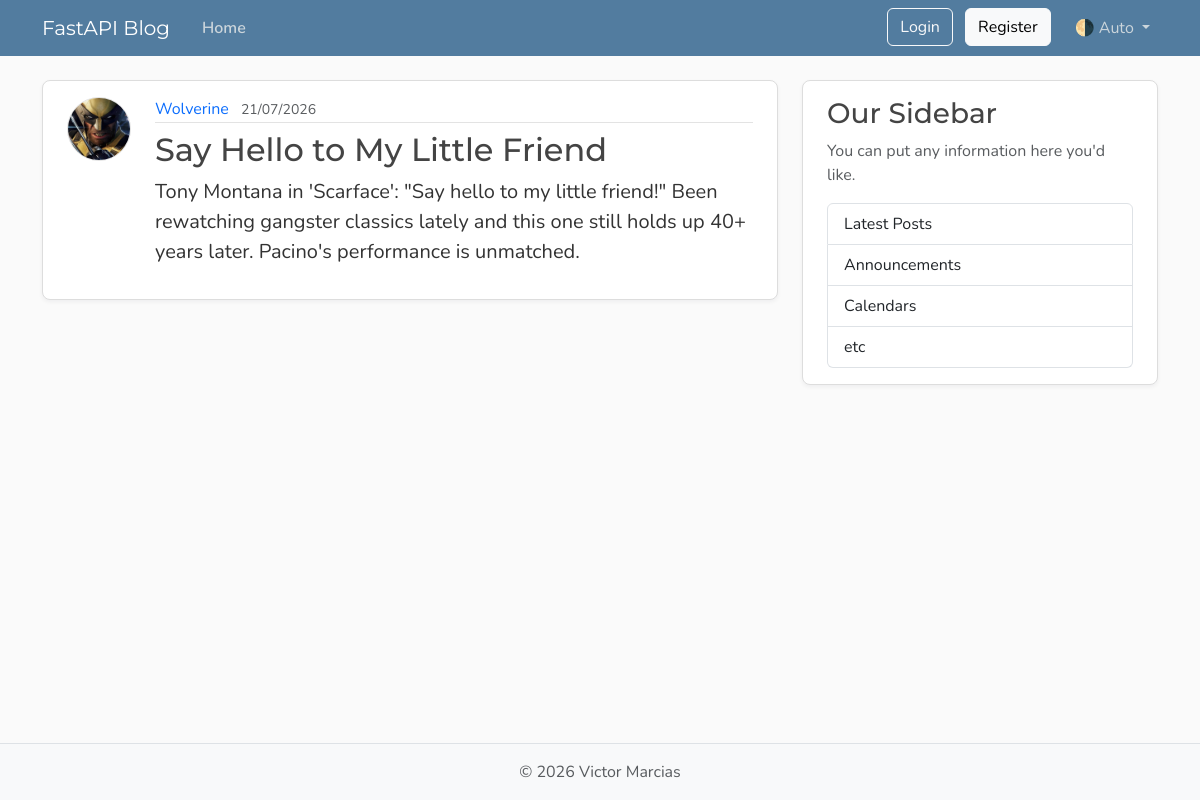
The app's page /posts/44 with its own data.
### models.py (models this page shows, shortened)
class User(Base):
    __tablename__ = "users"
    id: Mapped[int] = mapped_column(Integer, primary_key=True, index=True)
    username: Mapped[str] = mapped_column(String(50), unique=True, nullable=False)
    email: Mapped[str] = mapped_column(String(120), unique=True, nullable=False)
    password_hash: Mapped[str] = mapped_column(String(200), nullable=False)
    image_file: Mapped[str | None] = mapped_column(
        String(200),
        nullable=True,
        default=None,
    )
    posts: Mapped[list[Post]] = relationship(
        back_populates="author",
        cascade="all, delete-orphan"
    )

class Post(Base):
    __tablename__ = "posts"
    id: Mapped[int] = mapped_column(Integer, primary_key=True, index=True)
    title: Mapped[str] = mapped_column(String(100), nullable=False)
    content: Mapped[str] = mapped_column(Text, nullable=False)
    user_id: Mapped[int] = mapped_column(
        ForeignKey("users.id"),
        nullable=False,
        index=True,
    )
    date_posted: Mapped[datetime] = mapped_column(
        DateTime(timezone=True),
        default=lambda: datetime.now(UTC),
    )
    author: Mapped[User] = relationship(back_populates="posts")

### main.py (the view)
@app.get(
    "/posts/{post_id}",
    include_in_schema=False
)
async def post_page(request: Request, post_id: int, db: Annotated[AsyncSession, Depends(get_db)]):
    result = await db.execute(
        select(models.Post)
        .options(selectinload(models.Post.author))
        .where(models.Post.id == post_id)
    )
    post = result.scalars().first()
    if post:
        title = post.title[:50]
        return templates.TemplateResponse(
            request,
            "post.html",
            {"post": post, "title": title},
        )
    raise HTTPException(status_code=status.HTTP_404_NOT_FOUND, detail="Post not found")

### templates/post.html (shortened to what this page needs)
{% extends "layout.html" %}
{% block content %}
<article class="content-section py-3 px-4 mb-4">
  <div class="d-flex align-items-start gap-4">
    <img class="rounded-circle article-img flex-shrink-0" src="{{ post.author.image_path }}"
      alt="{{ post.author.username }}'s profile picture" width="64" height="64" loading="lazy">
    <div class="flex-grow-1">
      <div class="article-metadata mb-2">
        <a class="me-2" href="{{ url_for('user_posts', user_id=post.author.id) }}">{{ post.author.username }}</a>
        <small class="text-body-secondary">{{ post.date_posted.strftime('%d/%m/%Y') }}</small>
      </div>
      <h2 class="article-title">{{ post.title }}</h2>
      <p class="article-content">{{ post.content }}</p>
    </div>
  </div>
</article>
{% endblock content %}

### static/css/main.css (style rules this page uses)
:root { --font-heading: "Montserrat", system-ui, -apple-system, BlinkMacSystemFont, sans-serif; --font-body: "Nunito", system-ui, -apple-system, BlinkMacSystemFont, sans-serif; --color-bg-body: #fafafa; --color-bg-content: #ffffff; --color-text-primary: #333333; --color-text-heading: #444444; --color-steel: #527c9f; --color-nav-link: #cbd5db; --color-nav-link-hover: #ffffff; --color-link-hover: #428bca; --color-border: #dddddd; --color-border-light: #e3e3e3; --spacing-xl: 5rem; --article-img-size: 4rem; --account-img-size: 7.813rem; }
body { font-family: var(--font-body); background: var(--color-bg-body); color: var(--color-text-primary); }
h1, h2, h3, h4, h5, h6 { font-family: var(--font-heading); color: var(--color-text-heading); }
a { text-decoration: none; }
.content-section { background: var(--color-bg-content); border: 1px solid var(--color-border); border-radius: 0.5rem; box-shadow: 0 2px 4px rgba(15, 23, 42, 0.05); transition: box-shadow 0.15s ease, transform 0.15s ease, border-color 0.15s ease; }
.article-title { color: var(--color-text-heading); transition: color 0.2s ease-in-out; }
.article-content { white-space: pre-line; font-size: 1.25rem; }
.article-img { height: var(--article-img-size); width: var(--article-img-size); flex-shrink: 0; object-fit: cover; border: 1px solid var(--color-border-light); box-shadow: 0 0 0 2px var(--color-bg-content); }
.article-metadata { padding-bottom: 0.063rem; border-bottom: 1px solid var(--color-border-light); }
.article-metadata a { transition: color 0.2s ease-in-out; }

### records on screen
User: author.image_path (picture), author.username "Wolverine"
Post: date_posted "21/07/2026", title "Say Hello to My Little Friend", content "Tony Montana in 'Scarface': \"Say hello to my little friend!\" Been rewatching gangster classics lately and this one still holds up 40+ years later. Pacino's performance is unmatched."
